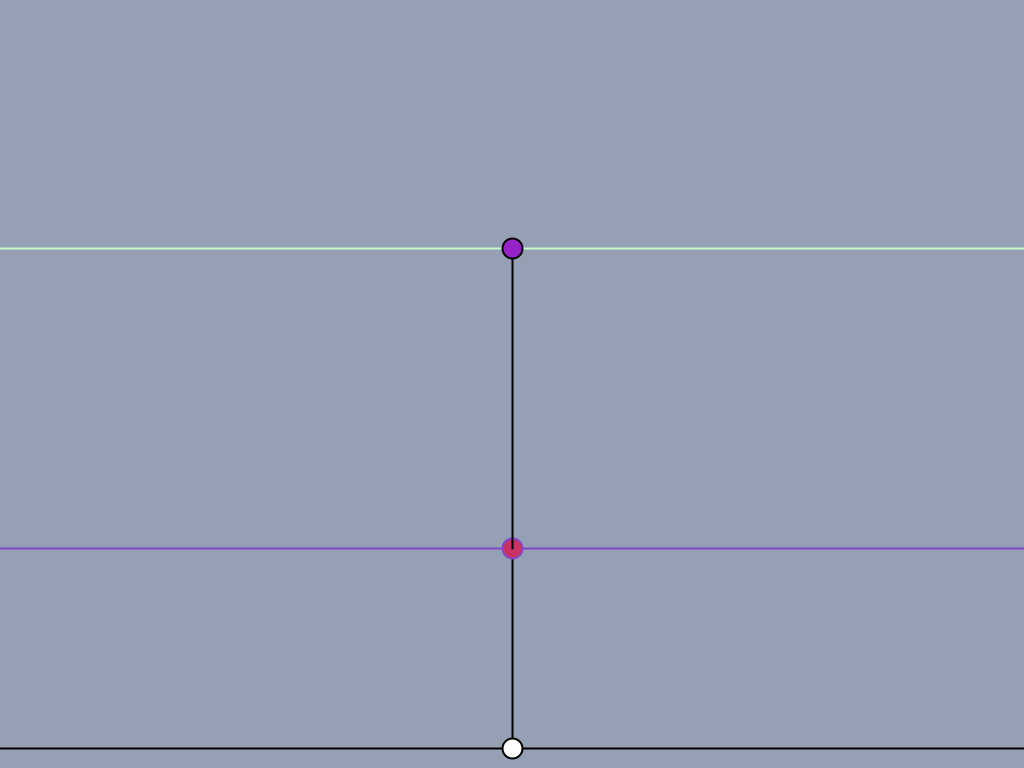
Frame 1 (no input)
Frame 60 (the mouse pressed at the canvas centre just before this capture): identical to frame 1, image omitted
Frame 120 (the mouse held since frame 60 and released just before this capture): identical to frame 1, image omitted

The Processing sketch that drew this single still picture (run headless with seeded random() and noise(); from frame 60 on, the mouse is pressed at the canvas centre):

// Processing sketch: projection_plane_1d
// ── projection_plane_1d.pde
PVector eye;
PVector at;
PVector proj;
int state;

void setup() {
  size(1024, 768);
  strokeWeight(2);
  eye = new PVector(width/2, height-20, 20);
  at = new PVector(eye.x, eye.y-200, eye.z);
  proj = new PVector(0, at.y-300, eye.z);
  state = 0x0;
}

void hline(int state, float y, float r, float g, float b) {
  if (state != 0)
    stroke(40, 100, 150);
  else
    stroke(r, g, b);
  line(0, y, width, y);
}

void draw() {
  background(150, 160, 180);
  
  line(eye.x, eye.y, at.x, at.y);  
  
  pushStyle();
  hline(state&0x1, eye.y, 0, 0, 0);
  fill(255, 255, 255);
  circle(eye.x, eye.y, eye.z);
  popStyle();
  
  pushStyle();
  hline(state&0x2, at.y, 130, 70, 200);
  fill(200, 50, 100);
  circle(at.x, at.y, at.z);
  popStyle();
  
  pushStyle();
  hline(state&0x4, proj.y, 200, 250, 200);
  popStyle();
  
  pushStyle();
  PVector ip = calcIntersect(eye, at, proj);
  line(at.x, at.y, ip.x, ip.y);
  fill(150, 35, 200);
  circle(ip.x, ip.y, ip.z);
  popStyle();
  
  state &= ~0x7;
  if (mousePressed)
    mousePressed();  
  applyClamping();
}

void mousePressed() {
  if (mouseButton == LEFT) {
    eye.x = mouseX;
    state |= 0x1;
  } else if (mouseButton == RIGHT) {
    at.x = mouseX;
    state |= 0x2;
  } else if (mouseButton == CENTER) {
    if (keyPressed && key == CODED && keyCode == SHIFT) {
      proj.y = mouseY;
      state |= 0x4;
    } else {
      at.y = mouseY;
      state |= 0x2;
    }
  }
}

void applyClamping() {
  eye.x = clamp(eye.x, eye.z, width-eye.z);
  proj.y = clamp(proj.y, 0, eye.y);
  at.x = clamp(at.x, at.z, width-at.z);
  at.y = clamp(at.y, proj.y, height-at.z);
}

float clamp(float x, float a, float b) {
  return min(max(x, a), b);
}

/*

p = at
t = normalize(at-eye)
p + s*t = plane

p.x + s*t.x = plane.x
p.y + s*t.y = plane.y

We have where plane.y is, we want to find x
s = (plane.y-p.y)/t.y

*/
PVector calcIntersect(PVector eye, PVector at, PVector plane) {
  PVector dir = PVector.sub(at, eye).normalize();
  float s = (plane.y-at.y)/dir.y;
  float x = at.x + s*dir.x;
  
  return new PVector(x, plane.y, eye.z);
}
